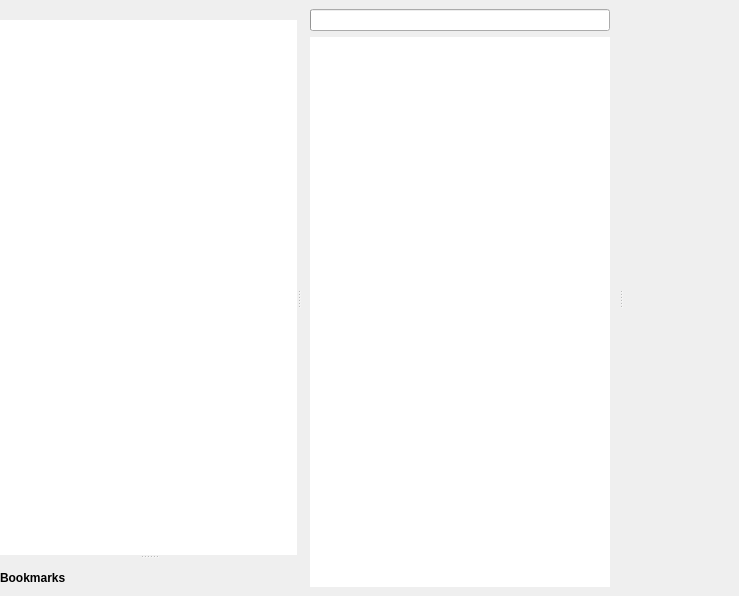
<?xml version="1.0" encoding="UTF-8"?>
<ui version="4.0">
 <class>ptFileMgrWindow</class>
 <widget class="QWidget" name="ptFileMgrWindow">
  <property name="geometry">
   <rect>
    <x>0</x>
    <y>0</y>
    <width>739</width>
    <height>596</height>
   </rect>
  </property>
  <property name="windowTitle">
   <string/>
  </property>
  <layout class="QHBoxLayout" name="horizontalLayout">
   <property name="spacing">
    <number>0</number>
   </property>
   <property name="margin">
    <number>0</number>
   </property>
   <item>
    <widget class="QSplitter" name="FMMainSplitter">
     <property name="orientation">
      <enum>Qt::Horizontal</enum>
     </property>
     <widget class="QWidget" name="FMSidebar" native="true">
      <layout class="QVBoxLayout" name="verticalLayout_2">
       <property name="spacing">
        <number>0</number>
       </property>
       <property name="margin">
        <number>0</number>
       </property>
       <item>
        <widget class="QSplitter" name="FMSidebarSplitter">
         <property name="orientation">
          <enum>Qt::Vertical</enum>
         </property>
         <widget class="QWidget" name="FMDirListPane" native="true">
          <layout class="QVBoxLayout" name="m_DirListPaneLayout">
           <item>
            <widget class="QLabel" name="DirListLabel">
             <property name="font">
              <font>
               <weight>75</weight>
               <bold>true</bold>
              </font>
             </property>
             <property name="text">
              <string/>
             </property>
             <property name="textFormat">
              <enum>Qt::PlainText</enum>
             </property>
             <property name="textInteractionFlags">
              <set>Qt::NoTextInteraction</set>
             </property>
            </widget>
           </item>
           <item>
            <widget class="QListView" name="m_DirList">
             <property name="frameShape">
              <enum>QFrame::NoFrame</enum>
             </property>
             <property name="frameShadow">
              <enum>QFrame::Plain</enum>
             </property>
             <property name="editTriggers">
              <set>QAbstractItemView::NoEditTriggers</set>
             </property>
             <property name="iconSize">
              <size>
               <width>16</width>
               <height>16</height>
              </size>
             </property>
            </widget>
           </item>
          </layout>
         </widget>
         <widget class="QWidget" name="FMTagPane" native="true">
          <property name="minimumSize">
           <size>
            <width>0</width>
            <height>20</height>
           </size>
          </property>
          <layout class="QVBoxLayout" name="m_TagPaneLayout">
           <item>
            <widget class="QLabel" name="BookmarksLabel">
             <property name="font">
              <font>
               <weight>75</weight>
               <bold>true</bold>
              </font>
             </property>
             <property name="text">
              <string>Bookmarks</string>
             </property>
             <property name="textFormat">
              <enum>Qt::PlainText</enum>
             </property>
             <property name="textInteractionFlags">
              <set>Qt::NoTextInteraction</set>
             </property>
            </widget>
           </item>
          </layout>
         </widget>
        </widget>
       </item>
      </layout>
     </widget>
     <widget class="QWidget" name="FMThumbPane" native="true">
      <layout class="QVBoxLayout" name="m_ThumbPaneLayout">
       <property name="margin">
        <number>9</number>
       </property>
       <item>
        <widget class="QProgressBar" name="m_Progressbar">
         <property name="value">
          <number>0</number>
         </property>
         <property name="textVisible">
          <bool>false</bool>
         </property>
        </widget>
       </item>
       <item>
        <widget class="QGraphicsView" name="m_FilesView">
         <property name="frameShape">
          <enum>QFrame::NoFrame</enum>
         </property>
         <property name="alignment">
          <set>Qt::AlignLeading|Qt::AlignLeft|Qt::AlignTop</set>
         </property>
        </widget>
       </item>
      </layout>
     </widget>
     <widget class="QWidget" name="FMImageViewPane" native="true"/>
    </widget>
   </item>
  </layout>
 </widget>
 <resources/>
 <connections/>
</ui>
